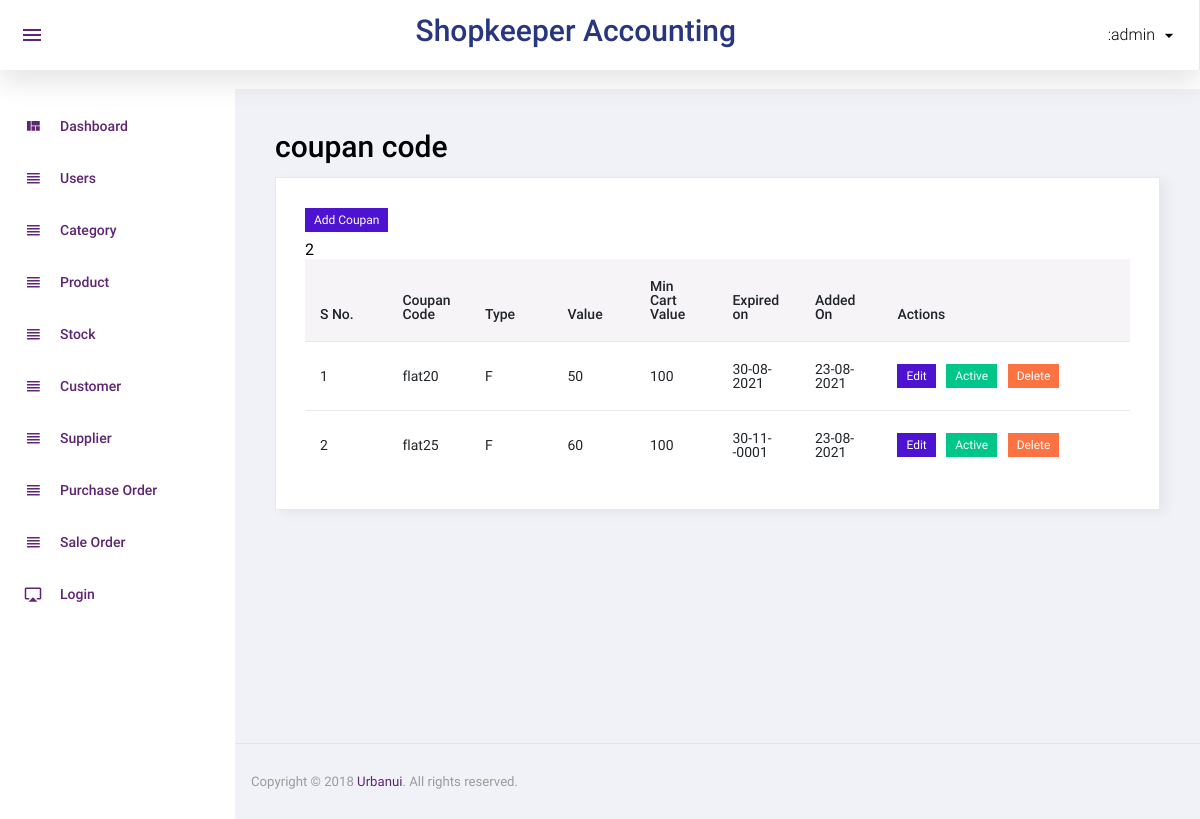
Screenshot of /Admin/coupancode.php (signed in) with the database file from the repository.
### tables this page shows
CREATE TABLE `coupan_code` (
  `id` int(11) NOT NULL,
  `coupan_code` varchar(20) NOT NULL,
  `coupan_type` enum('P','F') NOT NULL,
  `coupan_value` int(11) NOT NULL,
  `cart_min_value` int(11) NOT NULL,
  `expired_on` date NOT NULL,
  `status` int(11) NOT NULL,
  `added_on` datetime NOT NULL
);

### Admin/coupancode.php (the view, shortened to what this page needs)
<?php
  include('top.php');
  $sql="select * from coupan_code order by coupan_code";
  $res=$con->query($sql);
 ?>
          <h1 class="card-title ml10">coupan code</h1>
          <div class="card">
            <div class="card-body">
              <a href="addcoupan.php"><label class="badge badge-info cursor-hand">Add Coupan</label></a>
              <div class="row">
                <div class="col-12">
                  <div class="table-responsive">
                    <table id="order-listing" class="table">
                      <thead>
                        <tr>
                            <th width="10%">S No.</th>
                            <th width="10%">Coupan Code</th>
                           <th width="10%">Type</th>
                           <th width="10%">Value</th>
                           <th width="10%">Min Cart Value</th>
                           <th width="10%">Expired on</th>
                           <th width="10%">Added On</th>
                            <th width="30%">Actions</th>
                        </tr>
                      </thead>
                      <tbody>
                  <?php echo $res->num_rows;
                  if($res->num_rows>0){
                    $i=1;
                        while($row=$res->fetch_assoc()){  ?>
                            <tr>
                                <td><?php echo $i?></td>
                                <td><?php echo $row['coupan_code']?></td>
                                <td><?php echo $row['coupan_type']?></td>
                                <td><?php echo $row['coupan_value']?></td>
                                <td><?php echo $row['cart_min_value']?></td>
                                <td><?php echo date('d-m-Y',strtotime($row['expired_on']))?></td>
                                <td>
                                  <?php
                                $datestr=strtotime($row['added_on']);
                                  echo date('d-m-Y',$datestr); ?>
                                </td>
                                <td>
                                  <a href="addcoupan.php?id=<?php echo $row['id']?>&type=edit"><label class="badge badge-info cursor-hand">Edit</label></a>
                                    <?php
                                    if($row['status']==1){?>
                                      <a href="?id=<?php echo $row['id']?>&type=deactive"><label class="badge badge-success cursor-hand">Active</label></a>
                                    <?php }
                                    else{ ?>
                                      <a href="?id=<?php echo $row['id']?>&type=active"><label class="badge badge-success cursor-hand">Deactive</label></a>
                                    <?php
                                    }
                                    ?>
                                <a href="?id=<?php echo $row['id']?>&type=delete"><label class="badge badge-danger cursor-hand">Delete</label></a>
                                </td>
                            </tr>
                      <?php
                      $i++;
                       }} ?>
                      </tbody>
                    </table>
                  </div>
		        		</div>
              </div>
            </div>
          </div>
<?php
  include('footer.php');
 ?>

### Admin/top.php (shortened to what this page needs)
<!DOCTYPE html>
<html lang="en">
<head>
  <link rel="stylesheet" href="assets/css/materialdesignicons.min.css">
  <link rel="stylesheet" href="assets/css/vendor.bundle.base.css">
  <link rel="stylesheet" href="assets/css/dataTables.bootstrap4.css">
  <link rel="stylesheet" href="assets/css/bootstrap-datepicker.min.css">
  <link rel="stylesheet" href="assets/css/style.css">
</head>
<body class="sidebar-light">
  <div class="container-scroller">
    <nav class="navbar col-lg-12 col-12 p-0 fixed-top d-flex flex-row">
      <div class="navbar-menu-wrapper d-flex align-items-stretch justify-content-between">
        <ul class="navbar-nav mr-lg-2 d-none d-lg-flex">
          <li class="nav-item nav-toggler-item">
            <button class="navbar-toggler align-self-center" type="button" data-toggle="minimize">
              <span class="mdi mdi-menu"></span>
            </button>
          </li>
        </ul>
        <div class="text-center navbar-brand-wrapper d-flex align-items-center justify-content-center">
          <a class="navbar-brand brand-logo" href="index.php">
            <h1>Shopkeeper Accounting</h1>
          </a>
        </div>
        <ul class="navbar-nav navbar-nav-right">
          <li class="nav-item nav-profile dropdown">
            <a class="nav-link dropdown-toggle" href="#" data-toggle="dropdown" id="profileDropdown">
              <span class="nav-profile-name"><?php echo $_SESSION['ROLE'].":".$_SESSION['LOGIN_NAME'] ?></span>
            </a>
          </li>
        </ul>
      </div>
    </nav>
    <div class="container-fluid page-body-wrapper">
      <nav class="sidebar sidebar-offcanvas" id="sidebar">
        <ul class="nav">
          <li class="nav-item">
            <a class="nav-link" href="index.php">
              <i class="mdi mdi-view-quilt menu-icon"></i>
              <span class="menu-title">Dashboard</span>
            </a>
          </li>
          <li class="nav-item">
            <a class="nav-link" href="user.php">
              <i class="mdi mdi-view-headline menu-icon"></i>
              <span class="menu-title">Users</span>
            </a>
          </li>
          <li class="nav-item">
            <a class="nav-link" href="category.php">
              <i class="mdi mdi-view-headline menu-icon"></i>
              <span class="menu-title">Category</span>
            </a>
          </li>
          <li class="nav-item">
            <a class="nav-link" href="product.php">
              <i class="mdi mdi-view-headline menu-icon"></i>
              <span class="menu-title">Product</span>
            </a>
          </li>
          <li class="nav-item">
            <a class="nav-link" href="stock.php">
              <i class="mdi mdi-view-headline menu-icon"></i>
              <span class="menu-title">Stock</span>
            </a>
          </li>
          <li class="nav-item">
            <a class="nav-link" href="customer.php">
              <i class="mdi mdi-view-headline menu-icon"></i>
              <span class="menu-title">Customer</span>
            </a>
          </li>
          <li class="nav-item">
            <a class="nav-link" href="supplier.php">
              <i class="mdi mdi-view-headline menu-icon"></i>
              <span class="menu-title">Supplier</span>
            </a>
          </li>
          <li class="nav-item">
            <a class="nav-link" href="purchase_order.php">
              <i class="mdi mdi-view-headline menu-icon"></i>
              <span class="menu-title">Purchase Order</span>
            </a>
          </li>
          <li class="nav-item">
            <a class="nav-link" href="sale_order.php">
              <i class="mdi mdi-view-headline menu-icon"></i>
              <span class="menu-title">Sale Order</span>
            </a>
          </li>
          <li class="nav-item">
            <a class="nav-link" href="login.html">
              <i class="mdi mdi-airplay menu-icon"></i>
              <span class="menu-title">Login</span>
            </a>
          </li>
        </ul>
      </nav>
      <div class="main-panel">
        <div class="content-wrapper">

### Admin/footer.php (shortened to what this page needs)
</div>
        <footer class="footer">
          <div class="d-sm-flex justify-content-center justify-content-sm-between">
            <span class="text-muted text-center text-sm-left d-block d-sm-inline-block">Copyright © 2018 <a href="https://www.urbanui.com/" target="_blank">Urbanui</a>. All rights reserved.</span>
          </div>
        </footer>
      </div>
    </div>
  </div>
</body>
</html>

### rows the page displays
coupan_code: coupan_code "flat20", coupan_type "F", coupan_value "50", cart_min_value "100", expired_on "30-08-2021", added_on "23-08-2021"
coupan_code: coupan_code "flat25", coupan_type "F", coupan_value "60", cart_min_value "100", expired_on "30-11--0001", added_on "23-08-2021"

### other values shown
$_SESSION['LOGIN_NAME'] "admin"
